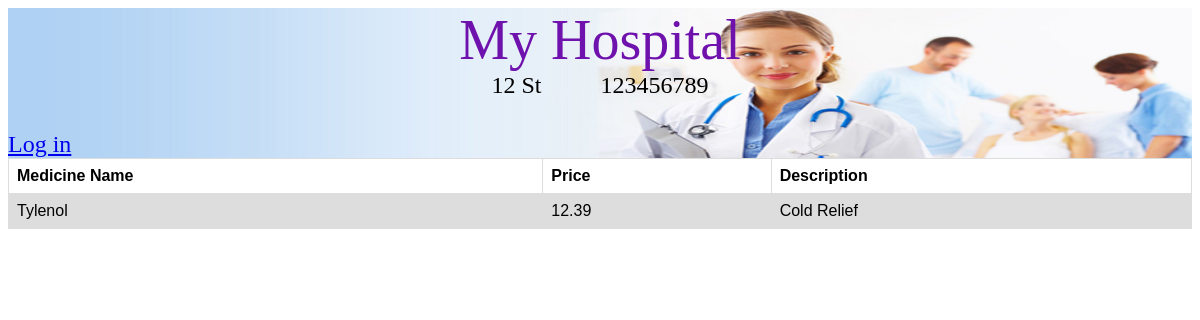
Screenshot of /payment/medicine/1/ with the database file from the repository.
### hospital/models.py (models this page shows, shortened)
class Hospital(models.Model):
    name = models.CharField(max_length=50)
    address = models.CharField(max_length=100)
    phone_number = models.CharField(max_length=10)
    patient_rooms = models.ManyToManyField(PatientRoom, symmetrical=False)
    surgery_rooms = models.ManyToManyField(SurgeryRoom, symmetrical=False)
    patients = models.ManyToManyField(Patient, symmetrical=False)
    doctors = models.ManyToManyField(Doctors, symmetrical=False)
    nurses = models.ManyToManyField(Nurses, symmetrical=False)

### Payment/models.py (models this page shows, shortened)
class Prescription(models.Model):
    pres_name = models.CharField(max_length=200)
    pres_description = models.TextField()
    pres_price = models.FloatField()

### Payment/views.py (the view)
# urls.py: url(r'^medicine/(?P<id>\d+)/', views.view_medicine, name='View_Medicine'),
def view_medicine(request, id):
    details = get_object_or_404(Prescription, id=id)
    hospital = get_object_or_404(Hospital, id=1)
    return render(request, 'payment/prescription_display.html', {'meds': details, 'hospital':hospital})

### Payment/templates/payment/prescription_display.html
{% extends "base.html" %}
{% block header %}
<div class="container_header">
    {% if hospital is not None %}
        <div class="container_hospital_info">
            <div class="hospital_title"><a class="hospital_title_text" href="{% url 'hospital:home' %}">{{ hospital.name }}</a></div>
            <div class="hospital_info">
                <div>{{ hospital.address }}</div>
                <div class="padding"></div>
                <div>{{ hospital.phone_number }}</div>
            </div>
        </div>
    {% else %}
        <a href="/" class="logo">My Hospital</a>
    {% endif %}
    <div class="container_user_info">
        {% if user.is_authenticated %}
            <div class="user_name_info">Hello, {{user.username}}</div>
            <div><a class="log_out" href="{% url 'accounts:logout' %}">Log out</a></div>
        {% else %}
            <a href="{% url 'accounts:login' %}">Log in</a>
        {% endif %}
    </div>
</div>
{% endblock %}
{% block content %}
    <div class="container_precription_display">
	<table>
        <tr>
            <th class="prescription_name_header">Medicine Name</th>
            <th class="prescription_price_table_header">Price</th>
			<th class="prescription_description_table_header">Description</th>
        </tr>
			<tr class="table_row_medicine">
                <td>{{ meds.pres_name }}</td>
                <td>{{meds.pres_price}}</td>
				<td>{{ meds.pres_description|linebreaksbr }}</td>
            </tr>
	</table>
	</div>
{% endblock %}

### hospital/static/css/hospital.css (style rules this page uses)
table { font-family: arial, sans-serif; border-collapse: collapse; width: 100%; }
td, th { border: 1px solid #dddddd; text-align: left; padding: 8px; }
tr:nth-child(even) { background-color: #dddddd; }
.table_row_not_available, .table_row_available, .padding { width: 5%; }
.container_user_info, .hospital_info { display: flex; flex-direction: row; justify-content: space-between; }
.container_hospital_info { display: flex; flex-direction: column; align-items: center; }
.hospital_info { width: 100%; justify-content: center; }
.container_header { background-image: url("hospital.jpg"); background-size: 100% 100%; height: 150px; display: flex; flex-direction: column; justify-content: space-between; }
.hospital_title_text { font-family: "Times New Roman", Times, serif; font-size: 3.5em; text-decoration: none; color: #6e11ad; }
.hospital_info, .container_user_info { font-family: "Times New Roman", Times, serif; font-size: 1.5em; text-decoration: none; color: black; }

### rows the page displays
Hospital: name "My Hospital", address "12 St", phone_number "123456789"
Prescription: pres_name "Tylenol", pres_price "12.39", pres_description "Cold Relief"
